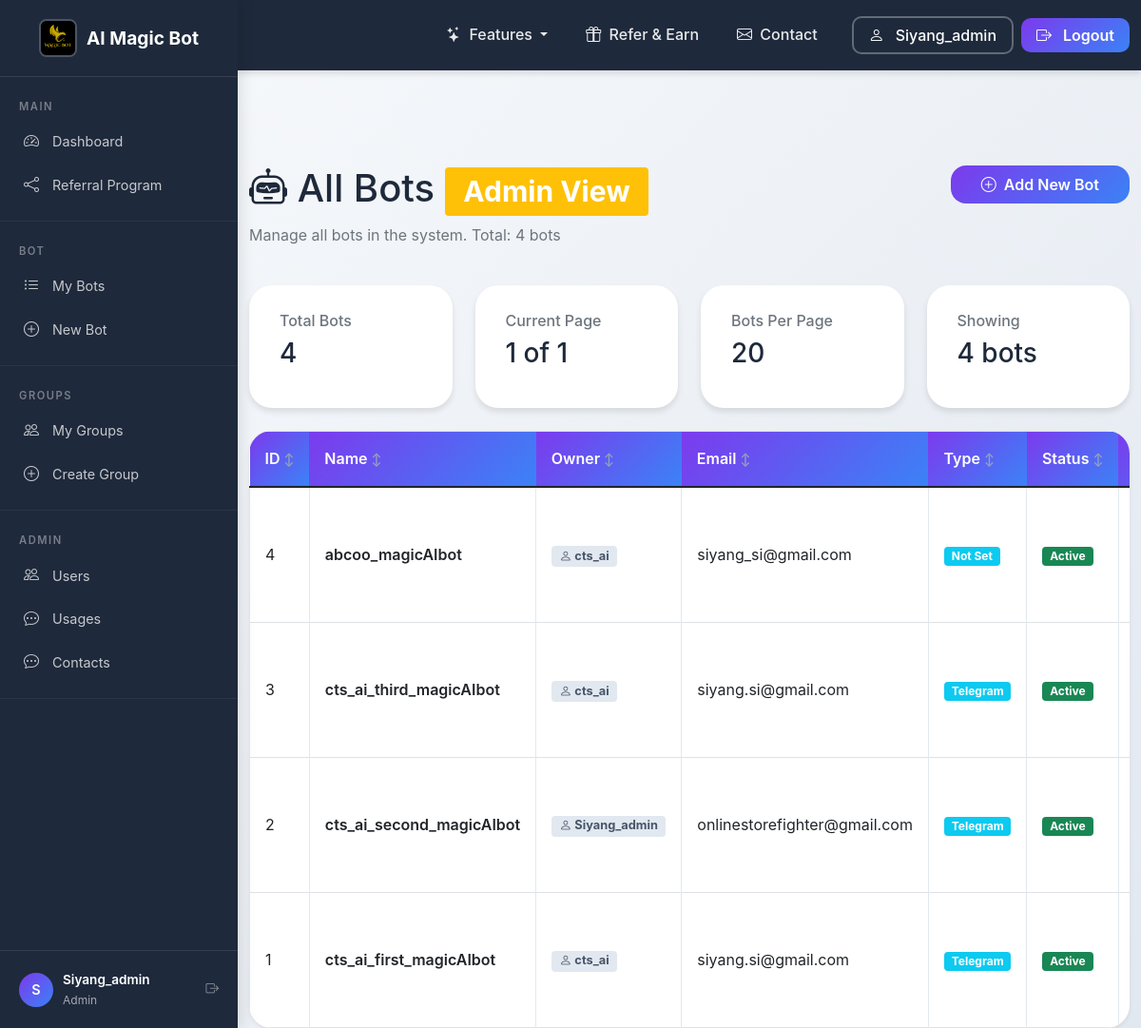
/admin/bots (signed in), run on the app's committed database.
### tables this page shows
CREATE TABLE users (
            id INTEGER PRIMARY KEY AUTOINCREMENT,
            provider TEXT NOT NULL DEFAULT 'local',
            provider_id TEXT UNIQUE,
            username TEXT NOT NULL UNIQUE,
            email TEXT,
            password_hash TEXT,
            referral_credits INTEGER DEFAULT 0,
            referral_badge TEXT DEFAULT NULL,
            created_at TIMESTAMP DEFAULT CURRENT_TIMESTAMP,
            updated_at TIMESTAMP DEFAULT CURRENT_TIMESTAMP
        , preferred_platform TEXT DEFAULT NULL, platform_user_id TEXT DEFAULT NULL);

CREATE TABLE bots (
            id INTEGER PRIMARY KEY AUTOINCREMENT,
            user_id INTEGER NOT NULL,
            name TEXT NOT NULL,
            email TEXT,
            organization TEXT,
            messaging TEXT,
            token TEXT NOT NULL,
            created_at TIMESTAMP DEFAULT CURRENT_TIMESTAMP,
            updated_at TIMESTAMP DEFAULT CURRENT_TIMESTAMP,
            llm TEXT,
            description TEXT,
            is_active BOOLEAN DEFAULT TRUE,
            online INTEGER DEFAULT 0,
            last_used TIMESTAMP,
            usage_count INTEGER DEFAULT 0,
            config TEXT,
            webhook_url TEXT,
            api_key TEXT,
            tags TEXT,
            file_folder TEXT
            , status TEXT DEFAULT 'active', FOREIGN KEY (user_id) REFERENCES users (id) ON DELETE CASCADE
        );

### app_complete_with_groups.py (the view)
@app.route("/admin/bots")
@admin_required_route
def admin_bots():
    page = request.args.get('page', 1, type=int)
    per_page = 20
    offset = (page - 1) * per_page
    conn = get_db_connection()
    total_bots = conn.execute("SELECT COUNT(*) FROM bots").fetchone()[0]
    bots = conn.execute("""
        SELECT b.*, u.username as owner_username
        FROM bots b
        LEFT JOIN users u ON b.user_id = u.id
        ORDER BY b.id DESC
        LIMIT ? OFFSET ?
    """, (per_page, offset)).fetchall()
    conn.close()
    total_pages = (total_bots + per_page - 1) // per_page
    return render_template("admin_bots.html",
                         bots=bots,
                         page=page,
                         total_pages=total_pages,
                         total_bots=total_bots,
                         username=session.get("username"),
                         role=session.get("role", "customer"))

### app_complete_with_groups.py (called while the page is built)
@app.context_processor
def inject_random_background():
    import random
    background_images = [
        '/static/AI_IMG1.jpeg',
        '/static/AI_IMG_2.jpeg',
        '/static/AI_IMG_3.jpeg',
        '/static/AI_IMG_4.jpeg'
    ]
    random_bg = random.choice(background_images)
    return {
        'random_background': random_bg,
        'all_backgrounds': background_images,
        'is_admin': session.get('role') == 'admin'
    }

def admin_required_route(f):
    from functools import wraps
    @wraps(f)
    def decorated_function(*args, **kwargs):
        if session.get('role', 'customer') != 'admin':
            flash("Admin privileges required to access this page.", "error")
            return redirect(url_for('index'))
        return f(*args, **kwargs)
    return decorated_function

    def __call__(self, environ, start_response):
        environ['wsgi.url_scheme'] = 'https'
        return super().__call__(environ, start_response)

### db.py (called while the page is built)
def _sqlite_conn():
    import sqlite3
    db_path = Path(__file__).parent / "users.db"
    conn = sqlite3.connect(str(db_path), timeout=10)
    conn.row_factory = sqlite3.Row
    conn.execute("PRAGMA journal_mode=WAL")
    conn.execute("PRAGMA busy_timeout = 5000")
    conn.execute("PRAGMA synchronous = NORMAL")
    conn.execute("PRAGMA foreign_keys = ON")
    return conn

def get_conn():
    if USE_PG:
        return _pg_conn()
    return _sqlite_conn()

### templates/admin_bots.html (shortened to what this page needs)
<!DOCTYPE html>
<html lang="en">
<head>
    <link href="https://cdn.jsdelivr.net/npm/bootstrap@5.1.3/dist/css/bootstrap.min.css" rel="stylesheet">
    <link rel="stylesheet" href="{{ url_for('static', filename='css/shared.css') }}">
    <link rel="stylesheet" href="https://cdn.jsdelivr.net/npm/bootstrap-icons@1.8.1/font/bootstrap-icons.css">
</head>
<body class="sidebar-layout">
    {% with active_page='admin_bots' %}
    {% include '_sidebar.html' %}
<div class="sidebar-content">
    {% endwith %}
    <div class="container mt-4">
        <div class="row mb-4">
            <div class="col">
                <h1><i class="bi bi-robot"></i> All Bots <span class="badge bg-warning">Admin View</span></h1>
                <p class="text-muted">Manage all bots in the system. Total: {{ total_bots }} bots</p>
            </div>
            <div class="col-auto">
                <a href="/register-bot" class="btn btn-primary">
                    <i class="bi bi-plus-circle"></i> Add New Bot
                </a>
            </div>
        </div>
        <div class="row mb-4">
            <div class="col-md-3">
                <div class="card stats-card">
                    <div class="card-body">
                        <h6 class="card-subtitle mb-2 text-muted">Total Bots</h6>
                        <h3 class="card-title">{{ total_bots }}</h3>
                    </div>
                </div>
            </div>
            <div class="col-md-3">
                <div class="card stats-card">
                    <div class="card-body">
                        <h6 class="card-subtitle mb-2 text-muted">Current Page</h6>
                        <h3 class="card-title">{{ page }} of {{ total_pages }}</h3>
                    </div>
                </div>
            </div>
            <div class="col-md-3">
                <div class="card stats-card">
                    <div class="card-body">
                        <h6 class="card-subtitle mb-2 text-muted">Bots Per Page</h6>
                        <h3 class="card-title">20</h3>
                    </div>
                </div>
            </div>
            <div class="col-md-3">
                <div class="card stats-card">
                    <div class="card-body">
                        <h6 class="card-subtitle mb-2 text-muted">Showing</h6>
                        <h3 class="card-title">{{ bots|length }} bots</h3>
                    </div>
                </div>
            </div>
        </div>
        {% if bots %}
        <div class="card shadow-sm">
            <div class="card-body p-0">
                <div class="table-responsive">
                    <table class="table table-hover table-bordered mb-0 table-responsive-cards">
                        <thead class="table-light">
                            <tr class="table-header-row">
                                <th>ID</th>
                                <th>Name</th>
                                <th>Owner</th>
                                <th>Email</th>
                                <th>Type</th>
                                <th>Status</th>
                                <th>Created</th>
                            </tr>
                        </thead>
                        <tbody>
                            {% for bot in bots %}
                            <tr>
                                <td data-label="ID">{{ bot.id }}</td>
                                <td data-label="Name" class="bot-name-cell">{{ bot.name }}</td>
                                <td data-label="Owner"><span class="badge owner-badge"><i class="bi bi-person"></i> {{ bot.owner_username or 'Unknown' }}</span></td>
                                <td data-label="Email">{{ bot.email or '—' }}</td>
                                <td data-label="Type"><span class="badge bg-info">{{ bot.messaging|title if bot.messaging else 'N/A' }}</span></td>
                                <td data-label="Status">
                                    {% if bot.status == 'active' %}
                                    <span class="badge bg-success">Active</span>
                                    {% elif bot.status == 'pending' %}
                                    <span class="badge bg-warning text-dark">Pending</span>
                                    {% else %}
                                    <span class="badge bg-secondary">Inactive</span>
                                    {% endif %}
                                </td>
                                <td data-label="Created">{{ bot.created_at[:10] if bot.created_at else '—' }}</td>
                            </tr>
                            {% endfor %}
                        </tbody>
                    </table>
                </div>
            </div>
        </div>
        {% else %}
        <div class="alert alert-info">
            <i class="bi bi-info-circle"></i> No bots found in the system.
        </div>
        {% endif %}
    </div>
</div>
</body>
</html>

### templates/_sidebar.html (shortened to what this page needs)
{% with active_page=active_page|default('') %}
{% include '_navbar.html' %}
{% endwith %}
<div class="sidebar" id="appSidebar">
    <div class="sidebar-brand">
        <a href="{{ url_for('landing') }}">
            <img src="{{ url_for('static', filename='Magic_Bot_AI.png') }}" alt="AI Magic Bot">
            AI Magic Bot
        </a>
    </div>
    <div class="sidebar-section">
        <div class="sidebar-section-title">Main</div>
        <a href="{{ url_for('index') }}" class="sidebar-item {% if active_page == 'dashboard' %}active{% endif %}">
            <i class="bi bi-speedometer2"></i> Dashboard
        </a>
        <a href="{{ url_for('referrer') }}" class="sidebar-item {% if active_page == 'referrer' %}active{% endif %}">
            <i class="bi bi-share"></i> Referral Program
        </a>
    </div>
    <div class="sidebar-section">
        <div class="sidebar-section-title">Bot</div>
        <a href="{{ url_for('my_bots') }}" class="sidebar-item {% if active_page == 'my_bots' %}active{% endif %}">
            <i class="bi bi-list-ul"></i> My Bots
        </a>
        <a href="{{ url_for('register_bot') }}" class="sidebar-item {% if active_page == 'register' %}active{% endif %}">
            <i class="bi bi-plus-circle"></i> New Bot
        </a>
    </div>
    <div class="sidebar-section">
        <div class="sidebar-section-title">Groups</div>
        <a href="/groups" class="sidebar-item">
            <i class="bi bi-people"></i> My Groups
        </a>
        <a href="/groups/create" class="sidebar-item">
            <i class="bi bi-plus-circle"></i> Create Group
        </a>
    </div>
    {% if role == 'admin' %}
    <div class="sidebar-section">
        <div class="sidebar-section-title">Admin</div>
        <a href="{{ url_for('find_users') }}" class="sidebar-item">
            <i class="bi bi-people"></i> Users
        </a>
        <a href="/usage" class="sidebar-item {% if active_page == 'usage' %}active{% endif %}">
            <i class="bi bi-chat-dots"></i> Usages
        </a>
        <a href="/admin/contacts" class="sidebar-item {% if active_page == 'admin_contacts' %}active{% endif %}">
            <i class="bi bi-chat-dots"></i> Contacts
        </a>
    </div>
    {% endif %}
    <div class="sidebar-footer">
        <div class="sidebar-user-info">
            <div class="avatar">
                {{ username[:1].upper() if username else 'U' }}
            </div>
            <div>
                <div class="user-name">{{ username }}</div>
                <div class="user-role">{{ role|title if role else 'User' }}</div>
            </div>
            <a href="{{ url_for('logout') }}" class="ms-auto text-white-50" title="Logout">
                <i class="bi bi-box-arrow-right"></i>
            </a>
        </div>
    </div>
</div>

### templates/_navbar.html (shortened to what this page needs)
<nav class="navbar navbar-expand-lg navbar-dark fixed-top">
    <div class="container">
        <div class="collapse navbar-collapse" id="navbarNav">
            <ul class="navbar-nav ms-auto align-items-center">
                <li class="nav-item dropdown">
                    <a class="nav-link dropdown-toggle" href="#" id="featuresDropdown" role="button" data-bs-toggle="dropdown" aria-expanded="false">
                        <i class="bi bi-stars me-1"></i> Features
                    </a>
                </li>
                <li class="nav-item">
                    <a class="nav-link" href="/referral-program">
                        <i class="bi bi-gift me-1"></i> Refer & Earn
                    </a>
                </li>
                <li class="nav-item">
                    <a class="nav-link" href="/advertisement#contact">
                        <i class="bi bi-envelope me-1"></i> Contact
                    </a>
                </li>
                <li class="nav-item ms-3">
                    <a href="{{ url_for('profile') }}" class="btn btn-outline-light" style="border-radius: 10px; padding: 6px 16px; font-weight: 500; border-width: 2px;">
                        <i class="bi bi-person me-1"></i> {{ username }}
                    </a>
                </li>
                <li class="nav-item ms-2">
                    <a href="{{ url_for('logout') }}" class="btn btn-primary" style="border-radius: 10px; padding: 6px 16px; font-weight: 600;">
                        <i class="bi bi-box-arrow-right me-1"></i> Logout
                    </a>
                </li>
            </ul>
        </div>
    </div>
</nav>
<div style="padding-top: 80px;"></div>

### templates/admin_bots.html (style rules this page uses)
.bot-name-cell { font-weight: 600; }
.owner-badge { background: #e2e8f0; color: #475569; font-size: 0.8rem; }

### data on the page
users: username "Siyang_admin"
bots: id "4", name "abcoo_magicAIbot", username "cts_ai", email "siyang_si@gmail.com", messaging "Not Set", status "Active"
bots: id "3", name "cts_ai_third_magicAIbot", username "cts_ai", email "siyang.si@gmail.com", messaging "Telegram", status "Active"
bots: id "2", name "cts_ai_second_magicAIbot", username "Siyang_admin", email "onlinestorefighter@gmail.com", messaging "Telegram", status "Active"
bots: id "1", name "cts_ai_first_magicAIbot", username "cts_ai", email "siyang.si@gmail.com", messaging "Telegram", status "Active"

### other printed values
{{ username[:1].upper() if username else 'U' }} "S"
{{ role|title if role else 'User' }} "Admin"
{{ total_bots }} "4"
{{ page }} "1"
{{ total_pages }} "1"
{{ bots|length }} "4"
